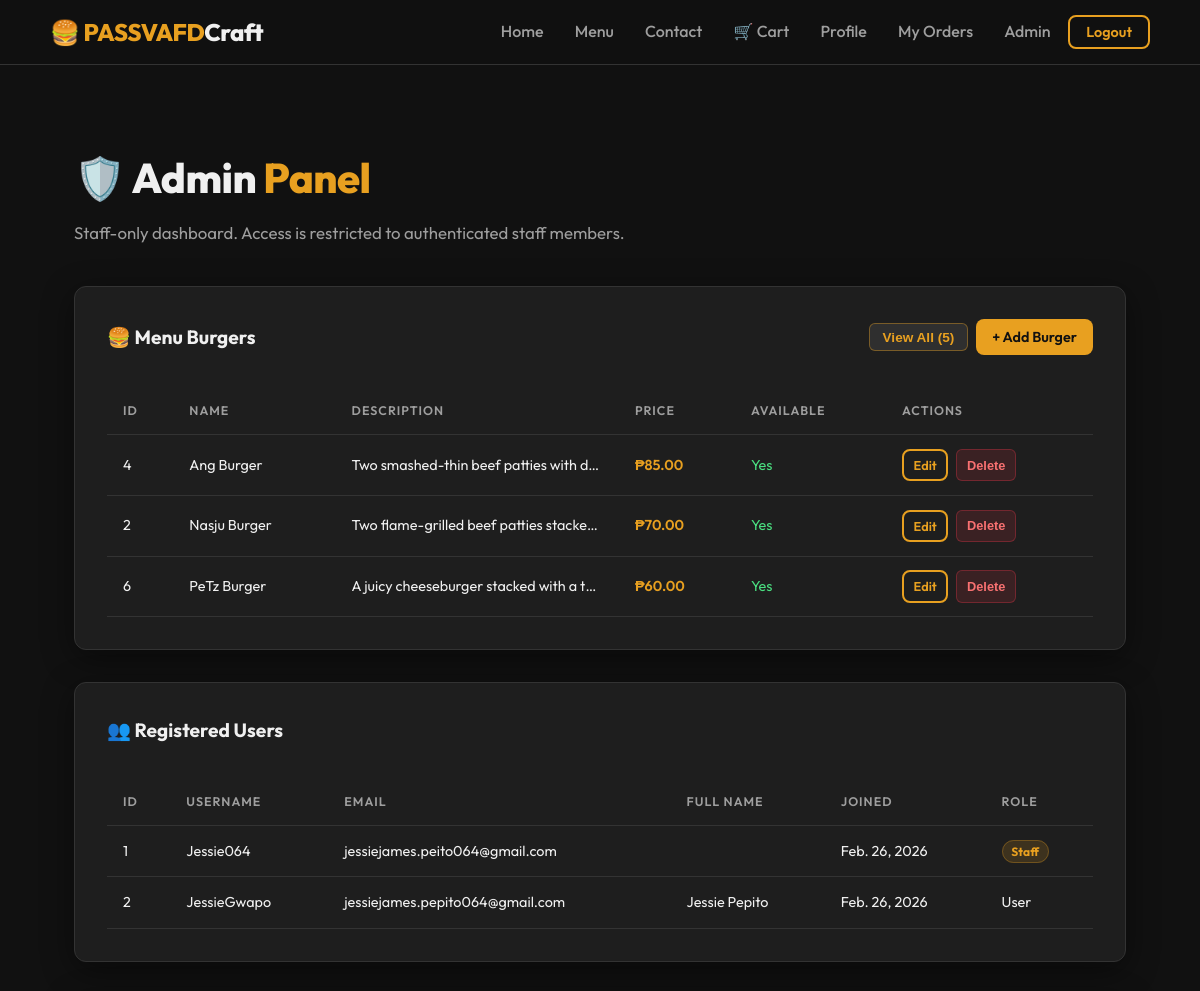
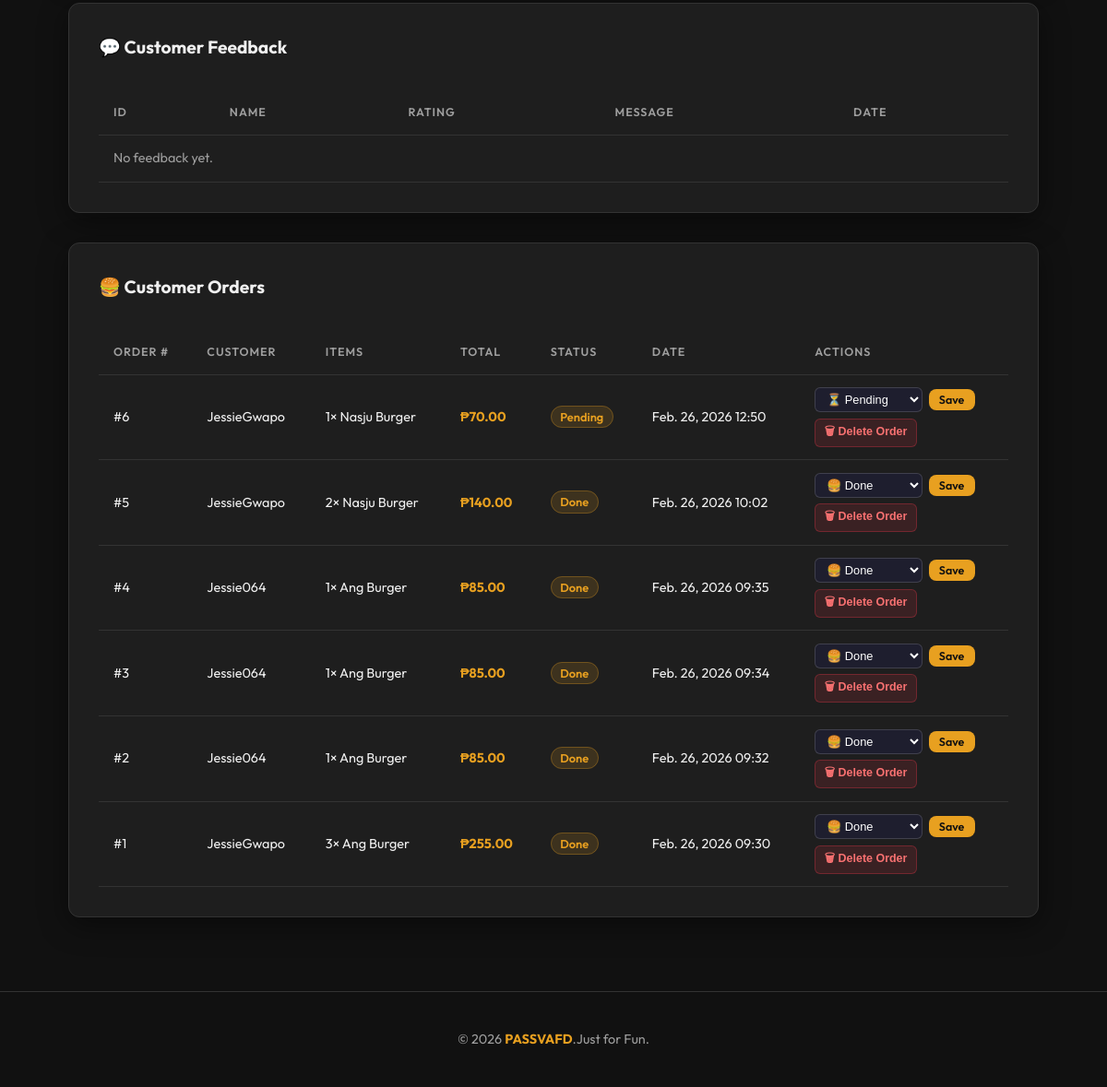
Before: /admin-panel/ (signed in) with the older database file (2 pictures, top to bottom).
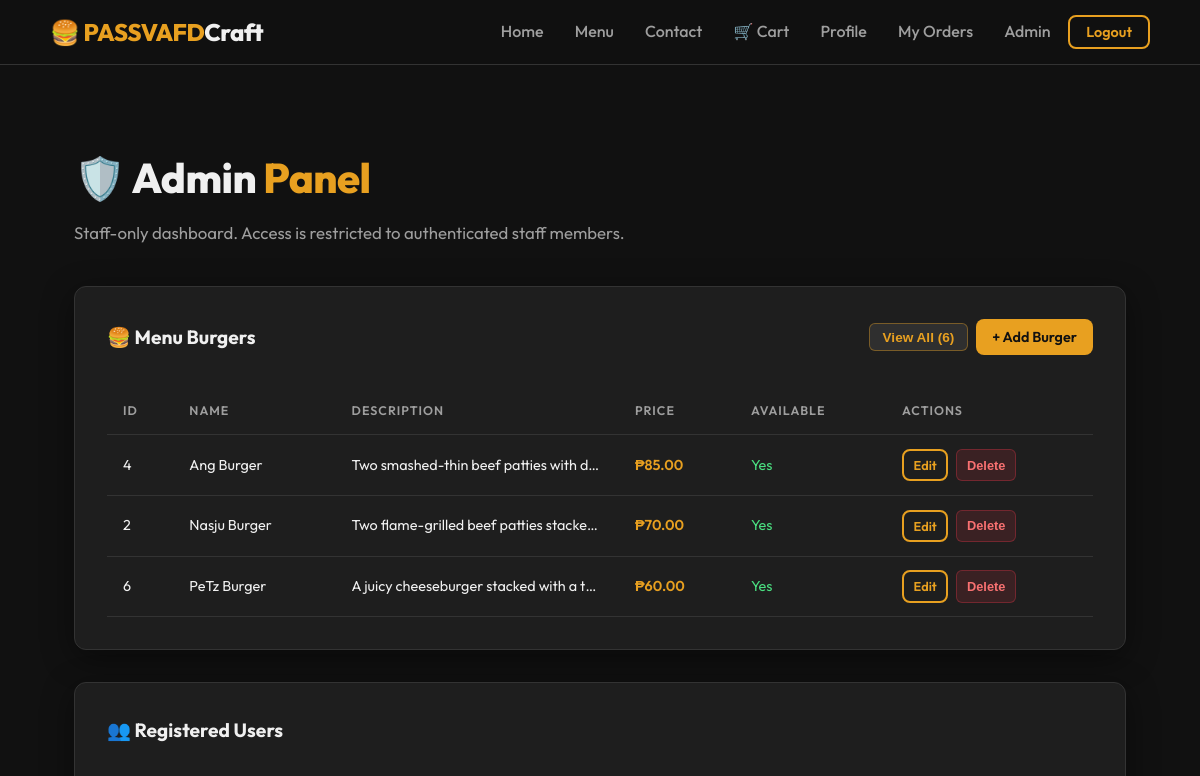
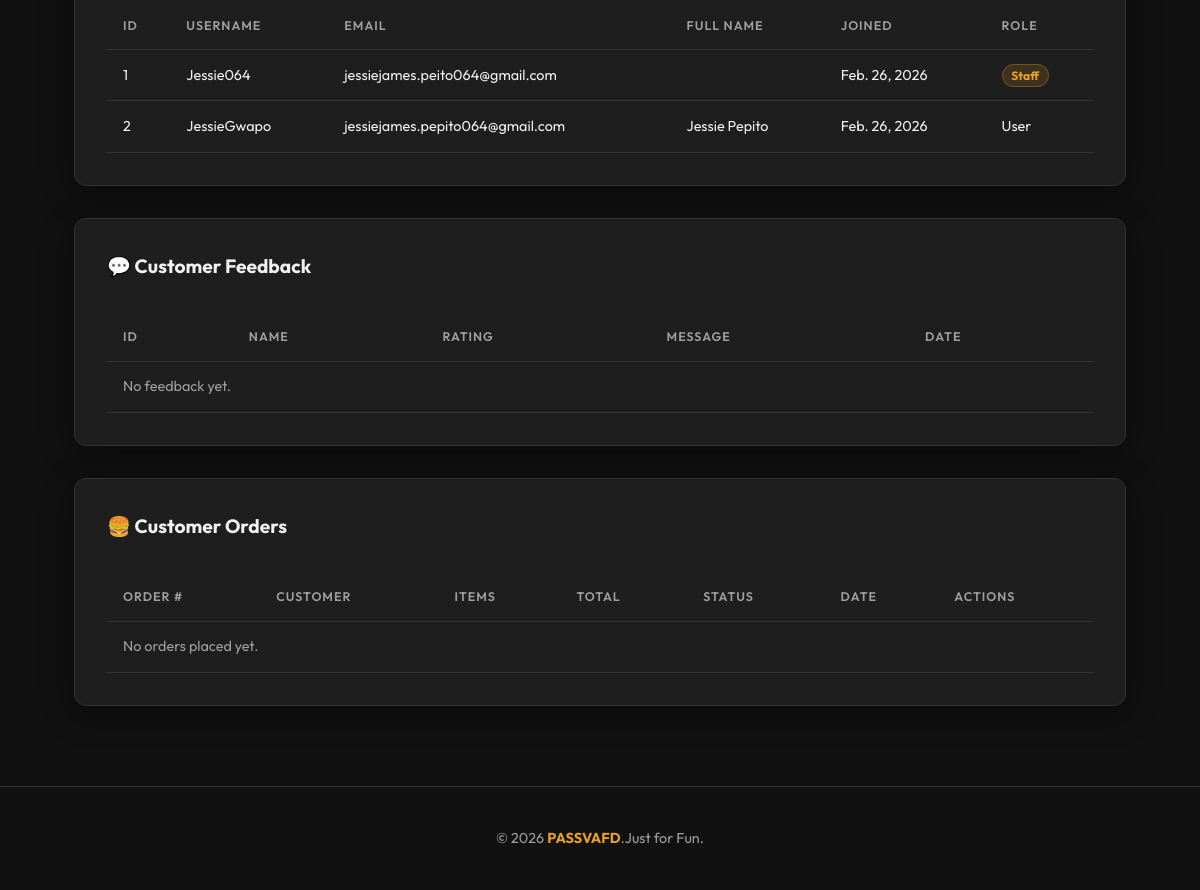
After: the same page with the newer database file (2 pictures, top to bottom).
### restaurant/models.py (models this page shows, shortened)
class Burger(models.Model):
    name = models.CharField(max_length=100)
    description = models.TextField()
    price = models.DecimalField(max_digits=6, decimal_places=2)
    image_url = models.URLField(blank=True, default='')
    is_available = models.BooleanField(default=True)
    class Meta:
        ordering = ['name']

class Order(models.Model):
    STATUS_CHOICES = [
        ('pending',   'Pending'),
        ('confirmed', 'Confirmed'),
        ('done',      'Done'),
    ]
    user       = models.ForeignKey(User, on_delete=models.CASCADE, related_name='orders')
    status     = models.CharField(max_length=20, choices=STATUS_CHOICES, default='pending')
    created_at = models.DateTimeField(auto_now_add=True)
    @property
    def total(self):
        return sum(item.subtotal for item in self.items.all())
    class Meta:
        ordering = ['-created_at']

class OrderItem(models.Model):
    order    = models.ForeignKey(Order,  on_delete=models.CASCADE, related_name='items')
    burger   = models.ForeignKey(Burger, on_delete=models.CASCADE)
    quantity = models.PositiveIntegerField(default=1)
    @property
    def subtotal(self):
        return self.burger.price * self.quantity

### restaurant/views.py (the view)
# urls.py: path('admin-panel/',   views.admin_panel_view,   name='admin_panel'),
@login_required
@user_passes_test(_is_staff)
def admin_panel_view(request):
    users = User.objects.select_related('profile').all()
    feedbacks = Feedback.objects.select_related('user').all()
    orders = Order.objects.select_related('user').prefetch_related('items__burger').all()
    burgers = Burger.objects.all()
    return render(request, 'restaurant/admin_panel.html', {
        'users': users,
        'feedbacks': feedbacks,
        'orders': orders,
        'burgers': burgers,
    })

### restaurant/templates/restaurant/admin_panel.html (shortened to what this page needs)
{% extends 'restaurant/base.html' %}
{% block content %}
<section class="section">
    <div class="container">
        <h1 class="section-title">🛡️ Admin <span class="highlight">Panel</span></h1>
        <p class="section-subtitle text-muted">Staff-only dashboard. Access is restricted to authenticated staff
            members.</p>
        <div class="card mb-2 burgers-card" style="margin-bottom:2rem;">
            <div style="display:flex;justify-content:space-between;align-items:center;flex-wrap:wrap;gap:1rem;margin-bottom:1rem;">
                <h2 style="font-size:1.2rem;font-weight:700;margin:0;">🍔 Menu Burgers</h2>
                <div style="display:flex;gap:.5rem;align-items:center;">
                    {% if burgers|length > 3 %}
                    <button type="button" id="burgersViewAllBtn" onclick="toggleTableView('burgers')"
                        style="background:rgba(255,255,255,.08);color:var(--accent);border:1px solid rgba(232,160,32,.4);
                               padding:.35rem .8rem;border-radius:6px;font-size:.85rem;font-weight:600;cursor:pointer;">
                        View All ({{ burgers|length }})
                    </button>
                    {% endif %}
                    <a href="{% url 'admin_add_burger' %}" class="btn btn-primary" style="font-size:.9rem;padding:.4rem 1rem;">
                        + Add Burger
                    </a>
                </div>
            </div>
            <div style="overflow-x:auto;">
                <table class="admin-table" id="burgers-table">
                    <thead>
                        <tr>
                            <th>ID</th>
                            <th>Name</th>
                            <th>Description</th>
                            <th>Price</th>
                            <th>Available</th>
                            <th>Actions</th>
                        </tr>
                    </thead>
                    <tbody>
                        {% for b in burgers %}
                        <tr class="burger-row {% if forloop.counter > 3 %}burger-row-extra{% endif %}">
                            <td>{{ b.pk }}</td>
                            <td>{{ b.name }}</td>
                            <td style="max-width:200px;overflow:hidden;text-overflow:ellipsis;white-space:nowrap;">{{ b.description }}</td>
                            <td style="color:var(--accent);font-weight:600;">₱{{ b.price }}</td>
                            <td>{% if b.is_available %}<span style="color:#4ade80;">Yes</span>{% else %}<span style="color:#f87171;">No</span>{% endif %}</td>
                            <td>
                                <div style="display:flex;gap:.5rem;flex-wrap:wrap;">
                                    <a href="{% url 'admin_edit_burger' b.pk %}" class="btn btn-outline" style="font-size:.8rem;padding:.25rem .6rem;">Edit</a>
                                    <button type="button"
                                        onclick="openBurgerDeleteModal({{ b.pk }}, '{{ b.name|escapejs }}')"
                                        style="background:rgba(220,53,69,.15);color:#f87171;border:1px solid rgba(220,53,69,.35);
                                               padding:.25rem .6rem;border-radius:6px;font-size:.8rem;font-weight:600;
                                               cursor:pointer;transition:background .2s;"
                                        onmouseover="this.style.background='rgba(220,53,69,.3)'"
                                        onmouseout="this.style.background='rgba(220,53,69,.15)'">
                                        Delete
                                    </button>
                                </div>
                            </td>
                        </tr>
                        {% empty %}
                        <tr>
                            <td colspan="6" class="text-muted">No burgers in the menu. <a href="{% url 'admin_add_burger' %}">Add one</a>.</td>
                        </tr>
                        {% endfor %}
                    </tbody>
                </table>
            </div>
        </div>
        <div class="card mb-2 users-card" style="margin-bottom:2rem;">
            <div style="display:flex;justify-content:space-between;align-items:center;flex-wrap:wrap;gap:1rem;margin-bottom:1rem;">
                <h2 style="font-size:1.2rem;font-weight:700;margin:0;">👥 Registered Users</h2>
            </div>
            <div style="overflow-x:auto;">
                <table class="admin-table" id="users-table">
                    <thead>
                        <tr>
                            <th>ID</th>
                            <th>Username</th>
                            <th>Email</th>
                            <th>Full Name</th>
                            <th>Joined</th>
                            <th>Role</th>
                        </tr>
                    </thead>
                    <tbody>
                        {% for u in users %}
                        <tr class="user-row {% if forloop.counter > 3 %}user-row-extra{% endif %}">
                            <td>{{ u.pk }}</td>
                            <td>{{ u.username }}</td>
                            <td>{{ u.email }}</td>
                            <td>{{ u.get_full_name }}</td>
                            <td>{{ u.date_joined|date:"N j, Y" }}</td>
                            <td>{% if u.is_staff %}<span class="staff-badge">Staff</span>{% else %}User{% endif %}</td>
                        </tr>
                        {% empty %}
                        <tr>
                            <td colspan="6" class="text-muted">No users found.</td>
                        </tr>
                        {% endfor %}
                    </tbody>
                </table>
            </div>
        </div>
        <div class="card feedbacks-card">
            <div style="display:flex;justify-content:space-between;align-items:center;flex-wrap:wrap;gap:1rem;margin-bottom:1rem;">
                <h2 style="font-size:1.2rem;font-weight:700;margin:0;">💬 Customer Feedback</h2>
            </div>
            <div style="overflow-x:auto;">
                <table class="admin-table" id="feedback-table">
                    <thead>
                        <tr>
                            <th>ID</th>
                            <th>Name</th>
                            <th>Rating</th>
                            <th>Message</th>
                            <th>Date</th>
                        </tr>
                    </thead>
                    <tbody>
                        {% for fb in feedbacks %}
                        <tr class="feedback-row {% if forloop.counter > 3 %}feedback-row-extra{% endif %}">
                            <td>{{ fb.pk }}</td>
                            <td>{{ fb.name }}</td>
                            <td>{{ fb.rating }}/5</td>
                            <td>{{ fb.message }}</td>
                            <td>{{ fb.created_at|date:"N j, Y" }}</td>
                        </tr>
                        {% empty %}
                        <tr>
                            <td colspan="5" class="text-muted">No feedback yet.</td>
                        </tr>
                        {% endfor %}
                    </tbody>
                </table>
            </div>
        </div>
        <div class="card" style="margin-top:2rem;">
            <h2 style="font-size:1.2rem;font-weight:700;margin-bottom:1rem;">🍔 Customer Orders</h2>
            <div style="overflow-x:auto;">
                <table class="admin-table" id="orders-table">
                    <thead>
                        <tr>
                            <th>Order #</th>
                            <th>Customer</th>
                            <th>Items</th>
                            <th>Total</th>
                            <th>Status</th>
                            <th>Date</th>
                            <th>Actions</th>
                        </tr>
                    </thead>
                    <tbody>
                        {% for order in orders %}
                        <tr>
                            <td>#{{ order.pk }}</td>
                            <td>{{ order.user.username }}</td>
                            <td>
                                {% for item in order.items.all %}
                                {{ item.quantity }}× {{ item.burger.name }}{% if not forloop.last %}, {% endif %}
                                {% endfor %}
                            </td>
                            <td style="color:var(--accent);font-weight:700;">₱{{ order.total }}</td>
                            <td>
                                <span
                                    style="font-size:0.8rem;font-weight:600;padding:0.2rem 0.6rem;border-radius:20px;
                                    background:rgba(232,160,32,0.15);color:var(--accent);border:1px solid rgba(232,160,32,0.3);">
                                    {{ order.get_status_display }}
                                </span>
                            </td>
                            <td>{{ order.created_at|date:"N j, Y H:i" }}</td>
                            <td>
                                <div style="display:flex;flex-direction:column;gap:.4rem;">
                                    <form method="post" action="{% url 'update_order_status' order.pk %}"
                                        style="display:flex;gap:.4rem;align-items:center;flex-wrap:wrap;">
                                        <select name="status" style="
                                            background:#1e1e2e;color:#fff;border:1px solid rgba(255,255,255,.15);
                                            border-radius:6px;padding:.25rem .5rem;font-size:.8rem;cursor:pointer;">
                                            <option value="pending" {% if order.status == 'pending' %}selected{% endif %}>
                                                ⏳ Pending</option>
                                            <option value="done" {% if order.status == 'done' %}selected{% endif %}>🍔
                                                Done</option>
                                        </select>
                                        <button type="submit" class="btn btn-primary"
                                            style="padding:.25rem .7rem;font-size:.78rem;">Save</button>
                                    </form>
                                    <button type="button"
                                        onclick="openAdminDeleteModal({{ order.pk }}, '{{ order.user.username }}')"
                                        style="background:rgba(220,53,69,.15);color:#f87171;
                                                   border:1px solid rgba(220,53,69,.35);padding:.25rem .6rem;
                                                   border-radius:6px;font-size:.78rem;font-weight:600;
                                                   cursor:pointer;width:fit-content;
                                                   transition:background .2s;"
                                        onmouseover="this.style.background='rgba(220,53,69,.3)'"
                                        onmouseout="this.style.background='rgba(220,53,69,.15)'">
                                        🗑 Delete Order
                                    </button>
                                </div>
                            </td>
                        </tr>
                        {% empty %}
                        <tr>
                            <td colspan="7" class="text-muted">No orders placed yet.</td>
                        </tr>
                        {% endfor %}
                    </tbody>
                </table>
            </div>
        </div>
    </div>
</section>
{% endblock %}

### restaurant/templates/restaurant/base.html (shortened to what this page needs)
{% load static %}
<!DOCTYPE html>
<html lang="en">
<head>
  <link rel="stylesheet" href="{% static 'restaurant/style.css' %}" />
</head>
<body>
  <nav class="navbar" role="navigation" aria-label="Main navigation">
    <div class="navbar-inner">
      <a href="{% url 'home' %}" class="navbar-brand">🍔 PASSVAFD<span>Craft</span></a>
      <div class="nav-links">
        <a href="{% url 'home' %}">Home</a>
        <a href="{% url 'menu' %}">Menu</a>
        <a href="{% url 'contact' %}">Contact</a>
        {% if user.is_authenticated %}
        <a href="{% url 'cart' %}" class="cart-nav-link" id="cart-nav-icon">
          🛒 Cart
        </a>
        <a href="{% url 'profile' %}">Profile</a>
        <a href="{% url 'orders' %}">My Orders</a>
        {% if user.is_staff %}
        <a href="{% url 'admin_panel' %}">Admin</a>
        {% endif %}
        <form method="post" action="{% url 'logout' %}" style="display:inline;">
          <button type="submit" class="btn btn-outline" style="font-size:.9rem;padding:.4rem 1rem;">Logout</button>
        </form>
        {% else %}
        <a href="{% url 'login' %}">Login</a>
        <a href="{% url 'register' %}" class="btn-nav">Sign Up</a>
        {% endif %}
      </div>
    </div>
  </nav>
  <main>
    {% block content %}{% endblock %}
  </main>
  <footer class="footer" role="contentinfo">
    <p>&copy; 2026 <strong>PASSVAFD</strong>.Just for Fun.</p>
  </footer>
</body>
</html>

Changed rows visible on the page:
removed Order: pk "6", user.username "JessieGwapo", total "70.00", status "Pending", created_at "Feb. 26, 2026 12:50", status "⏳ Pending"
removed OrderItem: quantity "1", burger.name "Nasju Burger", shown under "6"
removed Order: pk "5", user.username "JessieGwapo", total "140.00", status "Done", created_at "Feb. 26, 2026 10:02", status "🍔 Done"
removed OrderItem: quantity "2", burger.name "Nasju Burger", shown under "5"
removed Order: pk "4", user.username "Jessie064", total "85.00", status "Done", created_at "Feb. 26, 2026 09:35", status "🍔 Done"
removed OrderItem: quantity "1", burger.name "Ang Burger", shown under "4"
removed Order: pk "3", user.username "Jessie064", total "85.00", status "Done", created_at "Feb. 26, 2026 09:34", status "🍔 Done"
removed OrderItem: quantity "1", burger.name "Ang Burger", shown under "3"
removed Order: pk "2", user.username "Jessie064", total "85.00", status "Done", created_at "Feb. 26, 2026 09:32", status "🍔 Done"
removed OrderItem: quantity "1", burger.name "Ang Burger", shown under "2"
removed Order: pk "1", user.username "JessieGwapo", total "255.00", status "Done", created_at "Feb. 26, 2026 09:30", status "🍔 Done"
removed OrderItem: quantity "3", burger.name "Ang Burger", shown under "1"
Other visible differences:
{{ burgers|length }}: "5" → "6"
text now shown: "No orders placed yet."
